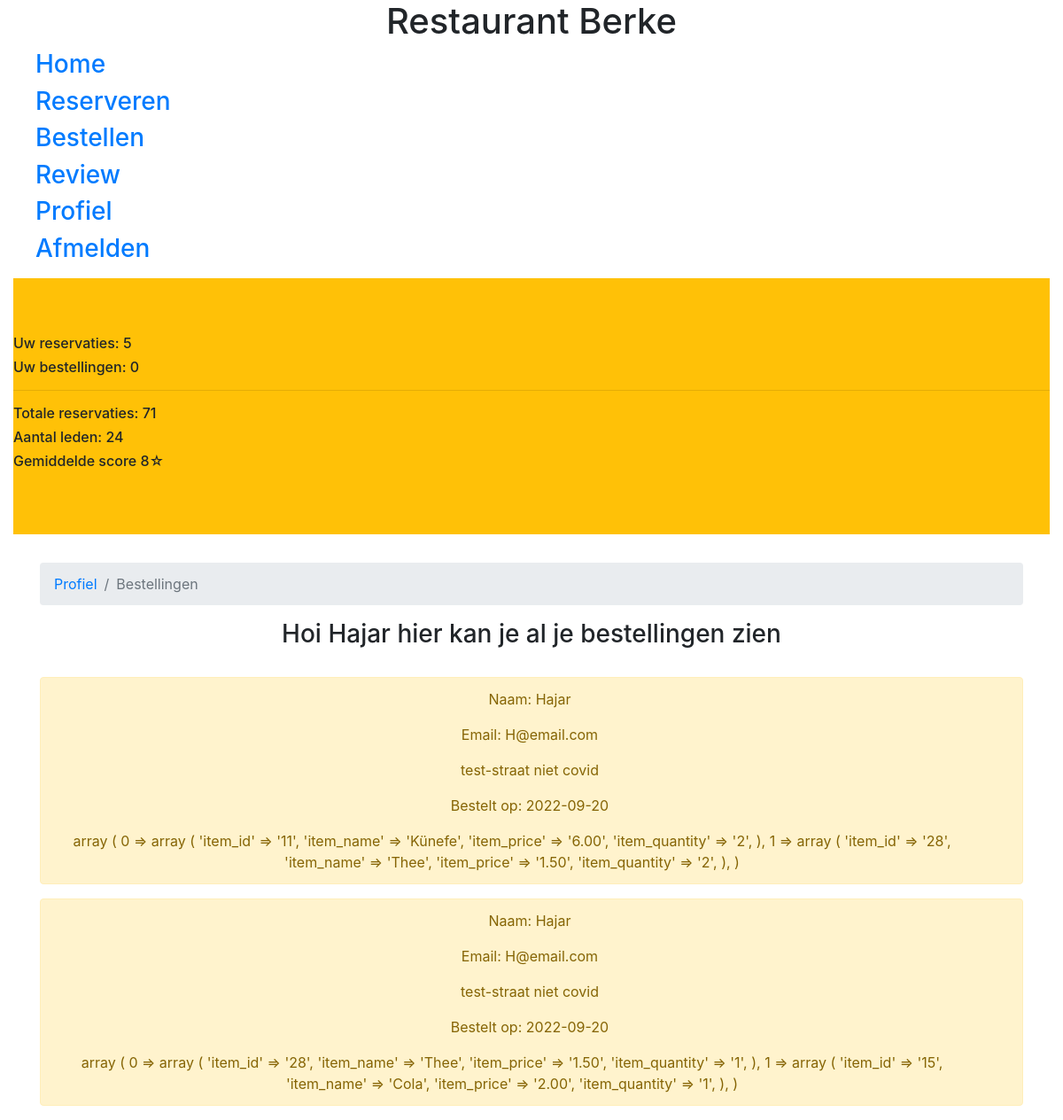
Page /guestbook/assets/member/showOrder.php (signed in) on the committed database.
### tables this page shows
CREATE TABLE `user` (
  `id` int(11) NOT NULL,
  `name` varchar(255) NOT NULL,
  `email` varchar(255) NOT NULL,
  `password` varchar(255) NOT NULL,
  `reservations` int(11) DEFAULT 0,
  `adres` varchar(255) NOT NULL,
  `role` varchar(255) NOT NULL
);

CREATE TABLE `bestelling` (
  `id` int(11) NOT NULL,
  `name` varchar(255) NOT NULL,
  `email` varchar(255) NOT NULL,
  `adres` varchar(255) NOT NULL,
  `bestelling` longtext NOT NULL,
  `user_id` int(11) NOT NULL,
  `orderDate` date NOT NULL DEFAULT current_timestamp(),
  `orderTime` time NOT NULL DEFAULT current_timestamp()
);

### guestbook/assets/functions/user_functions.php (the view, shortened to what this page needs)
<html>
<link rel="stylesheet" href="../css/style.css">
<link rel="stylesheet" href="https://cdn.jsdelivr.net/npm/bootstrap-icons@1.6.0/font/bootstrap-icons.css">
</html>
<?php
include_once('login_functions.php');
function countMemberTotalReservations(){
    global $pdo;
    $email = $_SESSION['user']->email;
    $user_id = $_SESSION['user']->id;
    $userTotalReservations = 0;
    $sql = $pdo->prepare("SELECT * FROM reservation WHERE `email`=:e AND `user_id`=:u ORDER BY date DESC");
    $sql->bindValue(":e", $email);
    $sql->bindValue(":u", $user_id);
    $sql->execute();
    $result = $sql->fetchAll(PDO::FETCH_ASSOC);
    foreach ($result as $data) {
        $userTotalReservations++;
    }
    echo "<h6>Uw reservaties: " . $userTotalReservations . "</h6>";
}
function showMemberOrders(){
    global $pdo;
    $user_id = $_SESSION['user']->id;
    $sql = $pdo->prepare("SELECT * FROM `bestelling` WHERE `user_id`=:u ORDER BY orderDate DESC");
    $sql->bindValue(":u", $user_id);
    $sql->execute();
    $result = $sql->fetchAll(PDO::FETCH_ASSOC);
    if (!empty($result)){
        foreach ($result as $data){
            $arr_unserialize1 = unserialize($data['bestelling']);
            echo "<div class='alert alert-warning alert-dismissible fade show' role='alert'>
                  <div class='bestelling'>";
            echo "<ol>Naam: " . $data['name'] . "</ol>";
            echo "<ol>Email: " . $data['email'] . "</ol>";
            echo "<ol>". $data['adres'] . "</ol>";
            echo "<ol>Bestelt op: " . $data['orderDate'] . "</ol>";
            echo var_export($arr_unserialize1);
            echo "</div>
                  </div>";
        }
    } else{
    }
}
function countMemberTotalOrders(){
    $userTotalOrders = 0;
    echo "<h6>Uw bestellingen: " . $userTotalOrders . "</h6>";
}

### guestbook/assets/member/showOrder.php
<?php
include_once("./userStructure.php");
?>
<html>
<body>
<div class="container">
    <nav aria-label="breadcrumb">
        <ol class="breadcrumb">
            <li class="breadcrumb-item"><a href="../member/profile.php">Profiel</a></li>
            <li class="breadcrumb-item active" aria-current="page">Bestellingen</li>
        </ol>
    </nav>
    <h3 class="text-center">Hoi <?= $_SESSION['user']->name ?> hier kan je al je bestellingen zien</h3><br>
    <center>
            <?= showMemberOrders(); ?>
    </center>
</div>
</body>
</html>

### rows in the picture
user: name "Hajar"
bestelling: name "Hajar", email "H@email.com", adres "test-straat niet covid", orderDate "2022-09-20", bestelling "array ( 0 => array ( 'item_id' => '11', 'item_name' => 'Künefe', 'item_price' => '6.00', 'item_quantity' => '2', ), 1 => array ( 'item_id' => '28', 'item_name' => 'Thee', 'item_price' => '1.50', 'item_quantity' => '2', ), )"
bestelling: name "Hajar", email "H@email.com", adres "test-straat niet covid", orderDate "2022-09-20", bestelling "array ( 0 => array ( 'item_id' => '28', 'item_name' => 'Thee', 'item_price' => '1.50', 'item_quantity' => '1', ), 1 => array ( 'item_id' => '15', 'item_name' => 'Cola', 'item_price' => '2.00', 'item_quantity' => '1', ), )"

### other values in the picture
$userTotalReservations "5"
$userTotalOrders "0"
$numberOfReservations "71"
$numberOfMembers "24"
$average "8"
